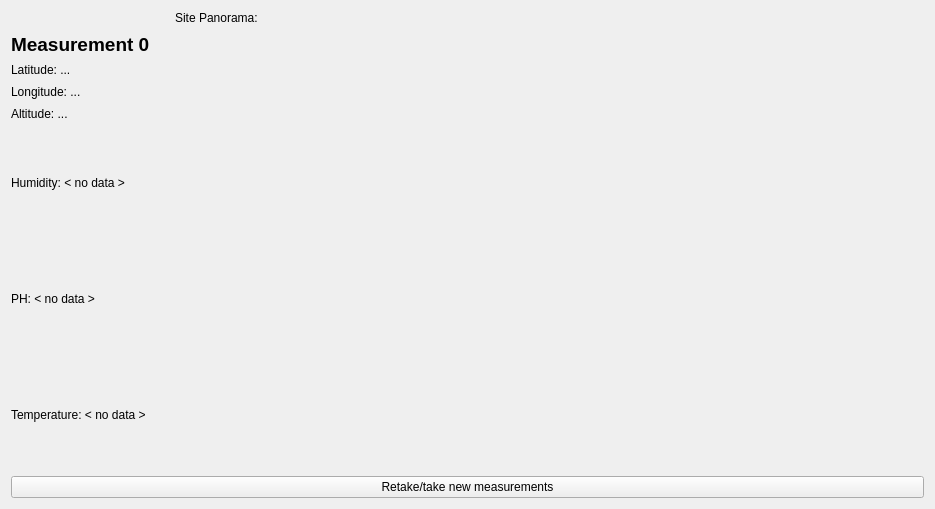
<?xml version="1.0" encoding="UTF-8"?>
<ui version="4.0">
 <class>Form</class>
 <widget class="QWidget" name="Form">
  <property name="geometry">
   <rect>
    <x>0</x>
    <y>0</y>
    <width>935</width>
    <height>509</height>
   </rect>
  </property>
  <property name="windowTitle">
   <string>Form</string>
  </property>
  <layout class="QVBoxLayout" name="verticalLayout_3" stretch="3,10">
   <item>
    <layout class="QHBoxLayout" name="horizontalLayout" stretch="2,6">
     <item>
      <layout class="QVBoxLayout" name="verticalLayout">
       <item>
        <widget class="QLabel" name="label_2">
         <property name="sizePolicy">
          <sizepolicy hsizetype="Preferred" vsizetype="Preferred">
           <horstretch>1</horstretch>
           <verstretch>0</verstretch>
          </sizepolicy>
         </property>
         <property name="minimumSize">
          <size>
           <width>250</width>
           <height>0</height>
          </size>
         </property>
         <property name="text">
          <string>Site Panorama: </string>
         </property>
         <property name="alignment">
          <set>Qt::AlignRight|Qt::AlignTop|Qt::AlignTrailing</set>
         </property>
        </widget>
       </item>
       <item>
        <widget class="QLabel" name="label_3">
         <property name="text">
          <string>&lt;html&gt;&lt;head/&gt;&lt;body&gt;&lt;p&gt;&lt;span style=&quot; font-size:14pt; font-weight:600;&quot;&gt;Measurement 0&lt;/span&gt;&lt;/p&gt;&lt;/body&gt;&lt;/html&gt;</string>
         </property>
         <property name="textFormat">
          <enum>Qt::RichText</enum>
         </property>
         <property name="alignment">
          <set>Qt::AlignLeading|Qt::AlignLeft|Qt::AlignTop</set>
         </property>
        </widget>
       </item>
       <item>
        <widget class="QLabel" name="label_4">
         <property name="text">
          <string>Latitude: ...</string>
         </property>
        </widget>
       </item>
       <item>
        <widget class="QLabel" name="label_5">
         <property name="text">
          <string>Longitude: ...</string>
         </property>
        </widget>
       </item>
       <item>
        <widget class="QLabel" name="label_6">
         <property name="text">
          <string>Altitude: ...</string>
         </property>
        </widget>
       </item>
      </layout>
     </item>
     <item>
      <widget class="QLabel" name="label">
       <property name="sizePolicy">
        <sizepolicy hsizetype="MinimumExpanding" vsizetype="MinimumExpanding">
         <horstretch>2</horstretch>
         <verstretch>0</verstretch>
        </sizepolicy>
       </property>
       <property name="minimumSize">
        <size>
         <width>0</width>
         <height>0</height>
        </size>
       </property>
       <property name="text">
        <string>&lt;no panorama taken&gt;</string>
       </property>
       <property name="scaledContents">
        <bool>true</bool>
       </property>
       <property name="alignment">
        <set>Qt::AlignCenter</set>
       </property>
      </widget>
     </item>
    </layout>
   </item>
   <item>
    <layout class="QVBoxLayout" name="verticalLayout_2">
     <item>
      <widget class="QLabel" name="label_8">
       <property name="text">
        <string>Humidity: &lt; no data &gt;</string>
       </property>
       <property name="alignment">
        <set>Qt::AlignLeading|Qt::AlignLeft|Qt::AlignVCenter</set>
       </property>
      </widget>
     </item>
     <item>
      <widget class="QLabel" name="label_7">
       <property name="sizePolicy">
        <sizepolicy hsizetype="Preferred" vsizetype="Preferred">
         <horstretch>0</horstretch>
         <verstretch>0</verstretch>
        </sizepolicy>
       </property>
       <property name="text">
        <string>PH: &lt; no data &gt;</string>
       </property>
       <property name="alignment">
        <set>Qt::AlignLeading|Qt::AlignLeft|Qt::AlignVCenter</set>
       </property>
      </widget>
     </item>
     <item>
      <widget class="QLabel" name="label_9">
       <property name="text">
        <string>Temperature: &lt; no data &gt;</string>
       </property>
       <property name="alignment">
        <set>Qt::AlignLeading|Qt::AlignLeft|Qt::AlignVCenter</set>
       </property>
      </widget>
     </item>
     <item>
      <widget class="QPushButton" name="pushButton">
       <property name="text">
        <string>Retake/take new measurements</string>
       </property>
      </widget>
     </item>
    </layout>
   </item>
  </layout>
 </widget>
 <resources/>
 <connections>
  <connection>
   <sender>pushButton</sender>
   <signal>clicked()</signal>
   <receiver>Form</receiver>
   <slot>newMeasurementsForward()</slot>
   <hints>
    <hint type="sourcelabel">
     <x>313</x>
     <y>480</y>
    </hint>
    <hint type="destinationlabel">
     <x>345</x>
     <y>469</y>
    </hint>
   </hints>
  </connection>
 </connections>
 <slots>
  <signal>newMeasurements()</signal>
  <slot>newMeasurementsForward()</slot>
 </slots>
</ui>
